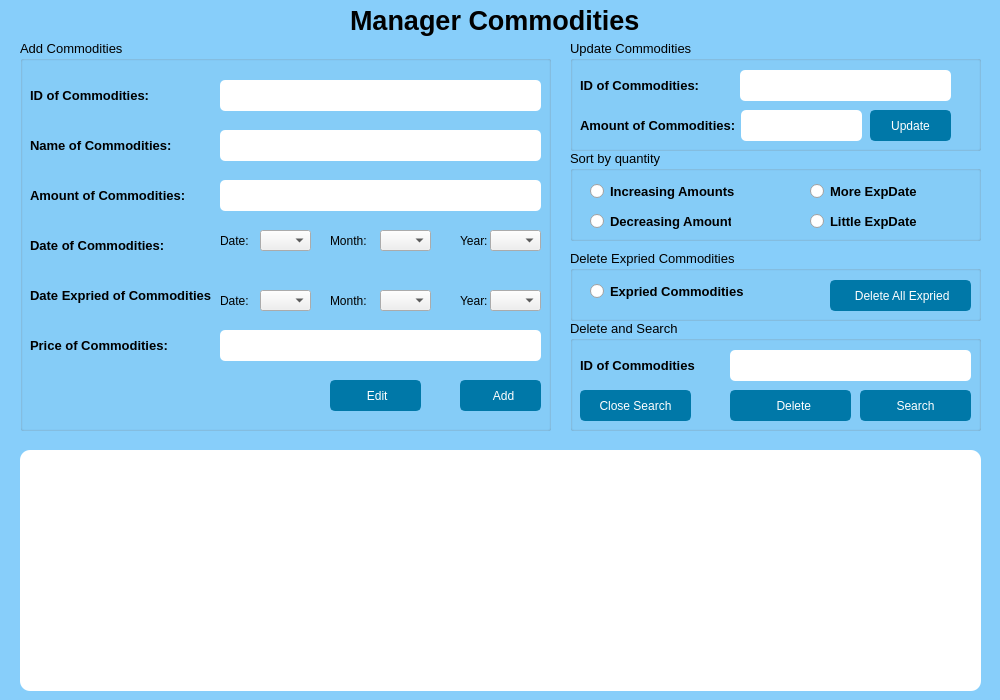
<?xml version="1.0" encoding="UTF-8"?>
<ui version="4.0">
 <class>ManagerProduct</class>
 <widget class="QDialog" name="ManagerProduct">
  <property name="geometry">
   <rect>
    <x>0</x>
    <y>0</y>
    <width>1000</width>
    <height>700</height>
   </rect>
  </property>
  <property name="font">
   <font>
    <pointsize>10</pointsize>
   </font>
  </property>
  <property name="focusPolicy">
   <enum>Qt::NoFocus</enum>
  </property>
  <property name="contextMenuPolicy">
   <enum>Qt::NoContextMenu</enum>
  </property>
  <property name="windowTitle">
   <string>Dialog</string>
  </property>
  <property name="styleSheet">
   <string notr="true">QPushButton#pushButton {
                   background-color: #0078A8; 
                    color: white;
                    border: 2px solid #0078A8; 
                   border-radius: 5px; 
                   padding: 5px 10px;
                   font-weight: bolder;
                   }
QPushButton#pushButton_3 {
                   background-color: #0078A8; 
                    color: white;
                    border: 2px solid #0078A8; 
                   border-radius: 5px; 
                   padding: 5px 10px;
                  font-weight: bolder;
                   }
QPushButton#Editcommodities {
                   background-color: #0078A8; 
                    color: white;
                    border: 2px solid #0078A8; 
                   border-radius: 5px; 
                   padding: 5px 10px;
                  font-weight: bolder;
                   }
QPushButton#pushButton_2{
                   background-color: #0078A8; 
                    color: white;
                    border: 2px solid #0078A8; 
                   border-radius: 5px; 
                   padding: 5px 10px;
font-weight: bolder;
                   }
QPushButton#pushButton_4{
                   background-color: #0078A8; 
                    color: white;
                    border: 2px solid #0078A8; 
                   border-radius: 5px; 
                   padding: 5px 10px;
font-weight: bolder;
                   }
QPushButton#btnSearch{
                   background-color: #0078A8; 
                    color: white;
                    border: 2px solid #0078A8; 
                   border-radius: 5px; 
                   padding: 5px 10px;
font-weight: bolder;
                   }
QPushButton#btnCloseSearch{
                   background-color: #0078A8; 
                    color: white;
                    border: 2px solid #0078A8; 
                   border-radius: 5px; 
                   padding: 5px 10px;
font-weight: bolder;
                   }
QPushButton#pushButton_5{
                   background-color: #0078A8; 
                    color: white;
                    border: 2px solid #0078A8; 
                   border-radius: 5px; 
                   padding: 5px 10px;
font-weight: bolder;
                   }
QLineEdit#txtSearchID{
background-color: #FFFFFF; /* Đặt màu nền là trắng */
    border-radius: 5px; /* Bo góc */
    padding: 5px; /* Đặt đệm */
    color: #000000; /* Đặt màu văn bản là màu đen */
}

QLineEdit#txtID{
background-color: #FFFFFF; /* Đặt màu nền là trắng */
    border-radius: 5px; /* Bo góc */
    padding: 5px; /* Đặt đệm */
    color: #000000; /* Đặt màu văn bản là màu đen */
}                 
QLineEdit#txtName{

background-color: #FFFFFF; /* Đặt màu nền là trắng */
    border-radius: 5px; /* Bo góc */
    padding: 5px; /* Đặt đệm */
    color: #000000; /* Đặt màu văn bản là màu đen */
}      
QLineEdit#txtAmount{

background-color: #FFFFFF; /* Đặt màu nền là trắng */
    border-radius: 5px; /* Bo góc */
    padding: 5px; /* Đặt đệm */
    color: #000000; /* Đặt màu văn bản là màu đen */

}      
QLineEdit#txtPrice{

background-color: #FFFFFF; /* Đặt màu nền là trắng */
    border-radius: 5px; /* Bo góc */
    padding: 5px; /* Đặt đệm */
    color: #000000; /* Đặt màu văn bản là màu đen */
}    
QLineEdit#txtUpdateAmount{

background-color: #FFFFFF; /* Đặt màu nền là trắng */
    border-radius: 5px; /* Bo góc */
    padding: 5px; /* Đặt đệm */
    color: #000000; /* Đặt màu văn bản là màu đen */
}    
QLineEdit#txtSearch
{

background-color: #FFFFFF; /* Đặt màu nền là trắng */
    border-radius: 5px; /* Bo góc */
    padding: 5px; /* Đặt đệm */
    color: #000000; /* Đặt màu văn bản là màu đen */
}   
QDialog#ManagerProduct
{

   background-color: #87CEFA; /* Đặt màu nền 8472FF là trắng */
    color: #000000; /* Đặt màu văn bản là màu đen */
}  
QTableWidget#tableWidget
{

   background-color: #FFFFFF; /* Đặt màu nền là trắng */
    border-radius: 10px; /* Bo góc */
    padding: 5px; /* Đặt đệm */
    color: #000000; /* Đặt màu văn bản là màu đen */
}  </string>
  </property>
  <widget class="QTableWidget" name="tableWidget">
   <property name="geometry">
    <rect>
     <x>20</x>
     <y>450</y>
     <width>961</width>
     <height>241</height>
    </rect>
   </property>
   <property name="sizePolicy">
    <sizepolicy hsizetype="Maximum" vsizetype="Expanding">
     <horstretch>0</horstretch>
     <verstretch>0</verstretch>
    </sizepolicy>
   </property>
   <property name="editTriggers">
    <set>QAbstractItemView::NoEditTriggers</set>
   </property>
  </widget>
  <widget class="QLabel" name="label">
   <property name="geometry">
    <rect>
     <x>350</x>
     <y>-20</y>
     <width>301</width>
     <height>81</height>
    </rect>
   </property>
   <property name="sizeIncrement">
    <size>
     <width>0</width>
     <height>0</height>
    </size>
   </property>
   <property name="font">
    <font>
     <pointsize>20</pointsize>
     <bold>true</bold>
    </font>
   </property>
   <property name="frameShadow">
    <enum>QFrame::Plain</enum>
   </property>
   <property name="lineWidth">
    <number>-6</number>
   </property>
   <property name="text">
    <string>Manager Commodities</string>
   </property>
   <property name="textFormat">
    <enum>Qt::PlainText</enum>
   </property>
  </widget>
  <widget class="QGroupBox" name="groupBox">
   <property name="geometry">
    <rect>
     <x>20</x>
     <y>40</y>
     <width>531</width>
     <height>391</height>
    </rect>
   </property>
   <property name="contextMenuPolicy">
    <enum>Qt::PreventContextMenu</enum>
   </property>
   <property name="title">
    <string>Add Commodities</string>
   </property>
   <widget class="QPushButton" name="pushButton">
    <property name="geometry">
     <rect>
      <x>440</x>
      <y>340</y>
      <width>81</width>
      <height>31</height>
     </rect>
    </property>
    <property name="text">
     <string>  Add</string>
    </property>
    <property name="icon">
     <iconset>
      <normaloff>../../../Users/hagia/Downloads/qtc++/add-folder.svg</normaloff>../../../Users/hagia/Downloads/qtc++/add-folder.svg</iconset>
    </property>
   </widget>
   <widget class="QLineEdit" name="txtID">
    <property name="geometry">
     <rect>
      <x>200</x>
      <y>40</y>
      <width>321</width>
      <height>31</height>
     </rect>
    </property>
   </widget>
   <widget class="QLabel" name="label_4">
    <property name="geometry">
     <rect>
      <x>10</x>
      <y>40</y>
      <width>141</width>
      <height>31</height>
     </rect>
    </property>
    <property name="font">
     <font>
      <pointsize>10</pointsize>
      <italic>false</italic>
      <bold>true</bold>
      <underline>false</underline>
      <strikeout>false</strikeout>
     </font>
    </property>
    <property name="text">
     <string>ID of Commodities:</string>
    </property>
   </widget>
   <widget class="QLineEdit" name="txtName">
    <property name="geometry">
     <rect>
      <x>200</x>
      <y>90</y>
      <width>321</width>
      <height>31</height>
     </rect>
    </property>
   </widget>
   <widget class="QLabel" name="label_5">
    <property name="geometry">
     <rect>
      <x>10</x>
      <y>90</y>
      <width>141</width>
      <height>31</height>
     </rect>
    </property>
    <property name="font">
     <font>
      <pointsize>10</pointsize>
      <italic>false</italic>
      <bold>true</bold>
      <underline>false</underline>
      <strikeout>false</strikeout>
     </font>
    </property>
    <property name="text">
     <string>Name of Commodities:</string>
    </property>
   </widget>
   <widget class="QLineEdit" name="txtAmount">
    <property name="geometry">
     <rect>
      <x>200</x>
      <y>140</y>
      <width>321</width>
      <height>31</height>
     </rect>
    </property>
   </widget>
   <widget class="QLabel" name="label_6">
    <property name="geometry">
     <rect>
      <x>10</x>
      <y>140</y>
      <width>161</width>
      <height>31</height>
     </rect>
    </property>
    <property name="font">
     <font>
      <pointsize>10</pointsize>
      <italic>false</italic>
      <bold>true</bold>
      <underline>false</underline>
      <strikeout>false</strikeout>
     </font>
    </property>
    <property name="text">
     <string>Amount of Commodities:</string>
    </property>
   </widget>
   <widget class="QLabel" name="label_7">
    <property name="geometry">
     <rect>
      <x>10</x>
      <y>190</y>
      <width>141</width>
      <height>31</height>
     </rect>
    </property>
    <property name="font">
     <font>
      <pointsize>10</pointsize>
      <italic>false</italic>
      <bold>true</bold>
      <underline>false</underline>
      <strikeout>false</strikeout>
     </font>
    </property>
    <property name="text">
     <string>Date of Commodities:</string>
    </property>
   </widget>
   <widget class="QLabel" name="label_8">
    <property name="geometry">
     <rect>
      <x>10</x>
      <y>240</y>
      <width>181</width>
      <height>31</height>
     </rect>
    </property>
    <property name="font">
     <font>
      <pointsize>10</pointsize>
      <italic>false</italic>
      <bold>true</bold>
      <underline>false</underline>
      <strikeout>false</strikeout>
     </font>
    </property>
    <property name="text">
     <string>Date Expried of Commodities:</string>
    </property>
   </widget>
   <widget class="QLabel" name="label_9">
    <property name="geometry">
     <rect>
      <x>10</x>
      <y>290</y>
      <width>141</width>
      <height>31</height>
     </rect>
    </property>
    <property name="font">
     <font>
      <pointsize>10</pointsize>
      <italic>false</italic>
      <bold>true</bold>
      <underline>false</underline>
      <strikeout>false</strikeout>
     </font>
    </property>
    <property name="text">
     <string>Price of Commodities:</string>
    </property>
   </widget>
   <widget class="QLineEdit" name="txtPrice">
    <property name="geometry">
     <rect>
      <x>200</x>
      <y>290</y>
      <width>321</width>
      <height>31</height>
     </rect>
    </property>
   </widget>
   <widget class="QComboBox" name="comboBox">
    <property name="geometry">
     <rect>
      <x>360</x>
      <y>190</y>
      <width>51</width>
      <height>21</height>
     </rect>
    </property>
   </widget>
   <widget class="QComboBox" name="comboBox_2">
    <property name="geometry">
     <rect>
      <x>240</x>
      <y>190</y>
      <width>51</width>
      <height>21</height>
     </rect>
    </property>
   </widget>
   <widget class="QComboBox" name="comboBox_3">
    <property name="geometry">
     <rect>
      <x>470</x>
      <y>190</y>
      <width>51</width>
      <height>21</height>
     </rect>
    </property>
   </widget>
   <widget class="QLabel" name="label_3">
    <property name="geometry">
     <rect>
      <x>200</x>
      <y>190</y>
      <width>31</width>
      <height>21</height>
     </rect>
    </property>
    <property name="text">
     <string>Date:</string>
    </property>
   </widget>
   <widget class="QLabel" name="label_10">
    <property name="geometry">
     <rect>
      <x>310</x>
      <y>190</y>
      <width>41</width>
      <height>21</height>
     </rect>
    </property>
    <property name="text">
     <string>Month:</string>
    </property>
   </widget>
   <widget class="QLabel" name="label_11">
    <property name="geometry">
     <rect>
      <x>440</x>
      <y>190</y>
      <width>31</width>
      <height>21</height>
     </rect>
    </property>
    <property name="text">
     <string>Year:</string>
    </property>
   </widget>
   <widget class="QLabel" name="label_23">
    <property name="geometry">
     <rect>
      <x>440</x>
      <y>250</y>
      <width>31</width>
      <height>21</height>
     </rect>
    </property>
    <property name="text">
     <string>Year:</string>
    </property>
   </widget>
   <widget class="QComboBox" name="comboBox_8">
    <property name="geometry">
     <rect>
      <x>240</x>
      <y>250</y>
      <width>51</width>
      <height>21</height>
     </rect>
    </property>
   </widget>
   <widget class="QComboBox" name="comboBox_9">
    <property name="geometry">
     <rect>
      <x>470</x>
      <y>250</y>
      <width>51</width>
      <height>21</height>
     </rect>
    </property>
   </widget>
   <widget class="QLabel" name="label_21">
    <property name="geometry">
     <rect>
      <x>310</x>
      <y>250</y>
      <width>41</width>
      <height>21</height>
     </rect>
    </property>
    <property name="text">
     <string>Month:</string>
    </property>
   </widget>
   <widget class="QComboBox" name="comboBox_7">
    <property name="geometry">
     <rect>
      <x>360</x>
      <y>250</y>
      <width>51</width>
      <height>21</height>
     </rect>
    </property>
   </widget>
   <widget class="QLabel" name="label_22">
    <property name="geometry">
     <rect>
      <x>200</x>
      <y>250</y>
      <width>31</width>
      <height>21</height>
     </rect>
    </property>
    <property name="text">
     <string>Date:</string>
    </property>
   </widget>
   <widget class="QPushButton" name="Editcommodities">
    <property name="geometry">
     <rect>
      <x>310</x>
      <y>340</y>
      <width>91</width>
      <height>31</height>
     </rect>
    </property>
    <property name="text">
     <string>  Edit </string>
    </property>
    <property name="icon">
     <iconset>
      <normaloff>../../../Users/hagia/Downloads/qtc++/modification.png</normaloff>../../../Users/hagia/Downloads/qtc++/modification.png</iconset>
    </property>
    <property name="iconSize">
     <size>
      <width>20</width>
      <height>20</height>
     </size>
    </property>
   </widget>
  </widget>
  <widget class="QGroupBox" name="groupBox_2">
   <property name="geometry">
    <rect>
     <x>570</x>
     <y>320</y>
     <width>411</width>
     <height>111</height>
    </rect>
   </property>
   <property name="font">
    <font>
     <pointsize>10</pointsize>
    </font>
   </property>
   <property name="title">
    <string>Delete and Search</string>
   </property>
   <widget class="QPushButton" name="btnSearch">
    <property name="geometry">
     <rect>
      <x>290</x>
      <y>70</y>
      <width>111</width>
      <height>31</height>
     </rect>
    </property>
    <property name="text">
     <string>Search</string>
    </property>
    <property name="icon">
     <iconset>
      <normaloff>../../../Users/hagia/Downloads/qtc++/loupe.png</normaloff>../../../Users/hagia/Downloads/qtc++/loupe.png</iconset>
    </property>
   </widget>
   <widget class="QLineEdit" name="txtSearch">
    <property name="geometry">
     <rect>
      <x>160</x>
      <y>30</y>
      <width>241</width>
      <height>31</height>
     </rect>
    </property>
   </widget>
   <widget class="QLabel" name="label_2">
    <property name="geometry">
     <rect>
      <x>10</x>
      <y>30</y>
      <width>141</width>
      <height>31</height>
     </rect>
    </property>
    <property name="font">
     <font>
      <pointsize>10</pointsize>
      <italic>false</italic>
      <bold>true</bold>
      <underline>false</underline>
      <strikeout>false</strikeout>
     </font>
    </property>
    <property name="text">
     <string>ID of Commodities</string>
    </property>
   </widget>
   <widget class="QPushButton" name="pushButton_4">
    <property name="geometry">
     <rect>
      <x>10</x>
      <y>70</y>
      <width>111</width>
      <height>31</height>
     </rect>
    </property>
    <property name="text">
     <string>Close Search</string>
    </property>
   </widget>
   <widget class="QPushButton" name="pushButton_2">
    <property name="geometry">
     <rect>
      <x>160</x>
      <y>70</y>
      <width>121</width>
      <height>31</height>
     </rect>
    </property>
    <property name="text">
     <string>  Delete</string>
    </property>
    <property name="icon">
     <iconset>
      <normaloff>../../../Users/hagia/Downloads/qtc++/bin.png</normaloff>../../../Users/hagia/Downloads/qtc++/bin.png</iconset>
    </property>
   </widget>
   <zorder>pushButton_4</zorder>
   <zorder>btnSearch</zorder>
   <zorder>txtSearch</zorder>
   <zorder>label_2</zorder>
   <zorder>pushButton_2</zorder>
  </widget>
  <widget class="QGroupBox" name="groupBox_3">
   <property name="geometry">
    <rect>
     <x>570</x>
     <y>150</y>
     <width>411</width>
     <height>91</height>
    </rect>
   </property>
   <property name="title">
    <string>Sort by quantity</string>
   </property>
   <widget class="QRadioButton" name="radioButton">
    <property name="geometry">
     <rect>
      <x>20</x>
      <y>30</y>
      <width>151</width>
      <height>22</height>
     </rect>
    </property>
    <property name="font">
     <font>
      <pointsize>10</pointsize>
      <bold>true</bold>
     </font>
    </property>
    <property name="text">
     <string>Increasing Amounts</string>
    </property>
   </widget>
   <widget class="QRadioButton" name="radioButton_2">
    <property name="geometry">
     <rect>
      <x>20</x>
      <y>60</y>
      <width>141</width>
      <height>22</height>
     </rect>
    </property>
    <property name="font">
     <font>
      <pointsize>10</pointsize>
      <bold>true</bold>
     </font>
    </property>
    <property name="text">
     <string>Decreasing Amounts</string>
    </property>
   </widget>
   <widget class="QRadioButton" name="radioButton_3">
    <property name="geometry">
     <rect>
      <x>240</x>
      <y>30</y>
      <width>121</width>
      <height>22</height>
     </rect>
    </property>
    <property name="font">
     <font>
      <pointsize>10</pointsize>
      <bold>true</bold>
     </font>
    </property>
    <property name="text">
     <string>More ExpDate</string>
    </property>
   </widget>
   <widget class="QRadioButton" name="radioButton_4">
    <property name="geometry">
     <rect>
      <x>240</x>
      <y>60</y>
      <width>121</width>
      <height>22</height>
     </rect>
    </property>
    <property name="font">
     <font>
      <pointsize>10</pointsize>
      <bold>true</bold>
     </font>
    </property>
    <property name="text">
     <string>Little ExpDate</string>
    </property>
   </widget>
  </widget>
  <widget class="QGroupBox" name="groupBox_4">
   <property name="geometry">
    <rect>
     <x>570</x>
     <y>40</y>
     <width>411</width>
     <height>111</height>
    </rect>
   </property>
   <property name="title">
    <string>Update Commodities</string>
   </property>
   <widget class="QLabel" name="label_12">
    <property name="geometry">
     <rect>
      <x>10</x>
      <y>30</y>
      <width>141</width>
      <height>31</height>
     </rect>
    </property>
    <property name="font">
     <font>
      <pointsize>10</pointsize>
      <italic>false</italic>
      <bold>true</bold>
      <underline>false</underline>
      <strikeout>false</strikeout>
     </font>
    </property>
    <property name="text">
     <string>ID of Commodities:</string>
    </property>
   </widget>
   <widget class="QLabel" name="label_13">
    <property name="geometry">
     <rect>
      <x>10</x>
      <y>70</y>
      <width>161</width>
      <height>31</height>
     </rect>
    </property>
    <property name="font">
     <font>
      <pointsize>10</pointsize>
      <italic>false</italic>
      <bold>true</bold>
      <underline>false</underline>
      <strikeout>false</strikeout>
     </font>
    </property>
    <property name="text">
     <string>Amount of Commodities:</string>
    </property>
   </widget>
   <widget class="QLineEdit" name="txtUpdateAmount">
    <property name="geometry">
     <rect>
      <x>170</x>
      <y>30</y>
      <width>211</width>
      <height>31</height>
     </rect>
    </property>
   </widget>
   <widget class="QLineEdit" name="txtSearchID">
    <property name="geometry">
     <rect>
      <x>171</x>
      <y>70</y>
      <width>121</width>
      <height>31</height>
     </rect>
    </property>
   </widget>
   <widget class="QPushButton" name="pushButton_3">
    <property name="geometry">
     <rect>
      <x>300</x>
      <y>70</y>
      <width>81</width>
      <height>31</height>
     </rect>
    </property>
    <property name="text">
     <string>Update</string>
    </property>
    <property name="icon">
     <iconset>
      <normaloff>../../../Users/hagia/Downloads/qtc++/check-mark.png</normaloff>../../../Users/hagia/Downloads/qtc++/check-mark.png</iconset>
    </property>
   </widget>
  </widget>
  <widget class="QGroupBox" name="groupBox_5">
   <property name="geometry">
    <rect>
     <x>570</x>
     <y>250</y>
     <width>411</width>
     <height>71</height>
    </rect>
   </property>
   <property name="title">
    <string>Delete Expried Commodities</string>
   </property>
   <widget class="QRadioButton" name="exp">
    <property name="geometry">
     <rect>
      <x>20</x>
      <y>30</y>
      <width>161</width>
      <height>22</height>
     </rect>
    </property>
    <property name="font">
     <font>
      <pointsize>10</pointsize>
      <bold>true</bold>
     </font>
    </property>
    <property name="text">
     <string>Expried Commodities</string>
    </property>
   </widget>
   <widget class="QPushButton" name="pushButton_5">
    <property name="geometry">
     <rect>
      <x>260</x>
      <y>30</y>
      <width>141</width>
      <height>31</height>
     </rect>
    </property>
    <property name="text">
     <string>  Delete All Expried </string>
    </property>
    <property name="icon">
     <iconset>
      <normaloff>../../../Users/hagia/Downloads/qtc++/bin.png</normaloff>../../../Users/hagia/Downloads/qtc++/bin.png</iconset>
    </property>
   </widget>
  </widget>
 </widget>
 <resources/>
 <connections/>
</ui>
